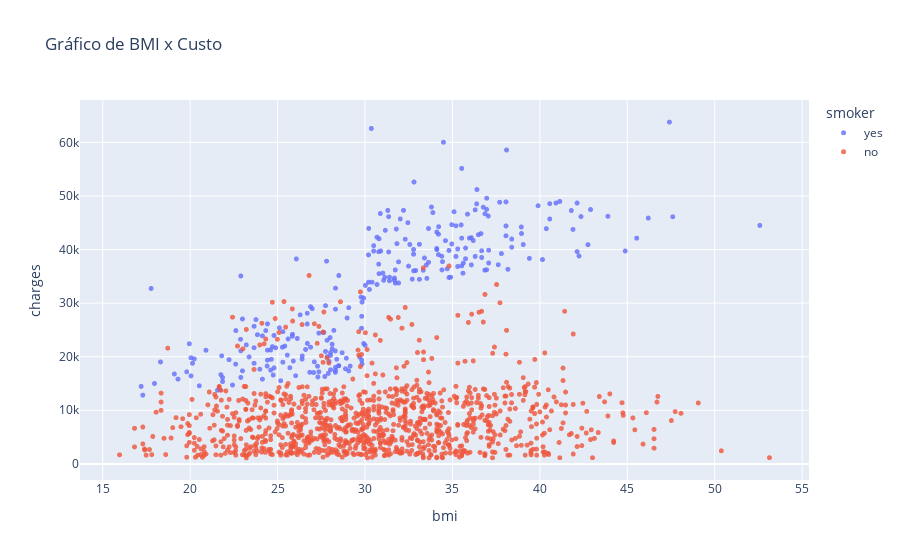

The notebook cell saved with this chart:
### Markdown cell above
AQUI PODEMOS IDENTIFICAR QUE QUANTO MAIS ALTA A IDADE DO CLIENTE, A CURVA DE TENDENCIA É DE SUBIR O VALOR A SER COBRADO.
ALÉM DISSO,PODEMOS VER PELAS CORES QUE REALMENTE OS VALORES PRATICADOS PARA FUMANTES SÃO MAIORES DO QUE OS NÃO FUMANTES EM MÉDIA.

A ULTIMA VISUALIZAÇÃO QUE SERÁ APRESENTADA: SERÁ A INFLUENCIA DO IMC NOS VALORES DO SEGURO.

### Code cell
fig = px.scatter(Dados, x='bmi', y='charges', color='smoker',opacity=0.8,  hover_data=['sex'], title='Gráfico de BMI x Custo')
fig.update_traces(marker_size=5)
fig.show()

### Figure 1 — Plotly figure (JSON) as saved in the notebook; plotly's stock layout.template omitted (floating-point values rounded to 4 significant figures; data arrays with more than 128 entries replaced by an {"elided": "..."} marker saying what was removed)
{"data": [{"customdata": {"elided": "275x1 str values"}, "hovertemplate": "smoker=yes<br>bmi=%{x}<br>charges=%{y}<br>sex=%{customdata[0]}<extra></extra>", "legendgroup": "yes", "marker": {"color": "#636efa", "opacity": 0.8, "size": 5, "symbol": "circle"}, "mode": "markers", "name": "yes", "showlegend": true, "type": "scattergl", "x": {"elided": "275 float values"}, "xaxis": "x", "y": {"elided": "275 float values"}, "yaxis": "y"}, {"customdata": {"elided": "1065x1 str values"}, "hovertemplate": "smoker=no<br>bmi=%{x}<br>charges=%{y}<br>sex=%{customdata[0]}<extra></extra>", "legendgroup": "no", "marker": {"color": "#EF553B", "opacity": 0.8, "size": 5, "symbol": "circle"}, "mode": "markers", "name": "no", "showlegend": true, "type": "scattergl", "x": {"elided": "1065 float values"}, "xaxis": "x", "y": {"elided": "1065 float values"}, "yaxis": "y"}], "layout": {"legend": {"title": {"text": "smoker"}, "tracegroupgap": 0}, "title": {"text": "Gráfico de BMI x Custo"}, "xaxis": {"anchor": "y", "domain": [0, 1], "title": {"text": "bmi"}}, "yaxis": {"anchor": "x", "domain": [0, 1], "title": {"text": "charges"}}}}
